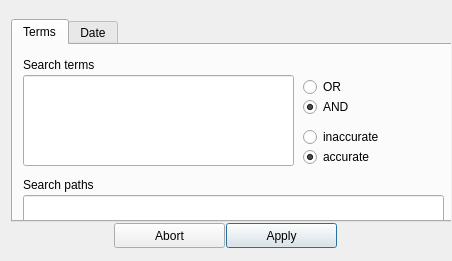
<?xml version="1.0" encoding="UTF-8"?>
<ui version="4.0">
 <class>kbvDBSearchClass</class>
 <widget class="QDialog" name="kbvDBSearchClass">
  <property name="windowModality">
   <enum>Qt::WindowModal</enum>
  </property>
  <property name="geometry">
   <rect>
    <x>0</x>
    <y>0</y>
    <width>452</width>
    <height>261</height>
   </rect>
  </property>
  <property name="sizePolicy">
   <sizepolicy hsizetype="Preferred" vsizetype="Preferred">
    <horstretch>0</horstretch>
    <verstretch>0</verstretch>
   </sizepolicy>
  </property>
  <property name="minimumSize">
   <size>
    <width>400</width>
    <height>200</height>
   </size>
  </property>
  <property name="windowTitle">
   <string notr="true"/>
  </property>
  <property name="toolTip">
   <string notr="true"/>
  </property>
  <property name="statusTip">
   <string notr="true"/>
  </property>
  <property name="whatsThis">
   <string notr="true"/>
  </property>
  <property name="accessibleName">
   <string notr="true"/>
  </property>
  <property name="accessibleDescription">
   <string notr="true"/>
  </property>
  <property name="windowFilePath">
   <string notr="true"/>
  </property>
  <property name="modal">
   <bool>false</bool>
  </property>
  <widget class="QWidget" name="verticalLayoutWidget">
   <property name="geometry">
    <rect>
     <x>0</x>
     <y>8</y>
     <width>451</width>
     <height>251</height>
    </rect>
   </property>
   <layout class="QVBoxLayout" name="verticalLayout">
    <property name="spacing">
     <number>1</number>
    </property>
    <item>
     <widget class="QTabWidget" name="searchTabs">
      <property name="sizePolicy">
       <sizepolicy hsizetype="MinimumExpanding" vsizetype="MinimumExpanding">
        <horstretch>0</horstretch>
        <verstretch>0</verstretch>
       </sizepolicy>
      </property>
      <property name="minimumSize">
       <size>
        <width>449</width>
        <height>201</height>
       </size>
      </property>
      <property name="toolTip">
       <string notr="true"/>
      </property>
      <property name="statusTip">
       <string notr="true"/>
      </property>
      <property name="whatsThis">
       <string notr="true"/>
      </property>
      <property name="accessibleName">
       <string notr="true"/>
      </property>
      <property name="accessibleDescription">
       <string notr="true"/>
      </property>
      <property name="currentIndex">
       <number>0</number>
      </property>
      <widget class="QWidget" name="tabKeyword">
       <attribute name="title">
        <string notr="true">Terms</string>
       </attribute>
       <widget class="QLineEdit" name="searchKeywords">
        <property name="geometry">
         <rect>
          <x>10</x>
          <y>30</y>
          <width>271</width>
          <height>91</height>
         </rect>
        </property>
        <property name="sizePolicy">
         <sizepolicy hsizetype="Expanding" vsizetype="Fixed">
          <horstretch>10</horstretch>
          <verstretch>0</verstretch>
         </sizepolicy>
        </property>
        <property name="minimumSize">
         <size>
          <width>150</width>
          <height>50</height>
         </size>
        </property>
        <property name="maximumSize">
         <size>
          <width>300</width>
          <height>100</height>
         </size>
        </property>
        <property name="toolTip">
         <string notr="true"/>
        </property>
        <property name="toolTipDuration">
         <number>-2</number>
        </property>
        <property name="statusTip">
         <string notr="true"/>
        </property>
        <property name="whatsThis">
         <string notr="true"/>
        </property>
        <property name="accessibleName">
         <string notr="true"/>
        </property>
        <property name="accessibleDescription">
         <string notr="true"/>
        </property>
        <property name="inputMask">
         <string notr="true"/>
        </property>
        <property name="text">
         <string notr="true"/>
        </property>
        <property name="alignment">
         <set>Qt::AlignLeading|Qt::AlignLeft|Qt::AlignTop</set>
        </property>
        <property name="placeholderText">
         <string notr="true"/>
        </property>
       </widget>
       <widget class="QLabel" name="lblKeywords">
        <property name="geometry">
         <rect>
          <x>10</x>
          <y>10</y>
          <width>200</width>
          <height>19</height>
         </rect>
        </property>
        <property name="maximumSize">
         <size>
          <width>200</width>
          <height>25</height>
         </size>
        </property>
        <property name="toolTip">
         <string notr="true"/>
        </property>
        <property name="statusTip">
         <string notr="true"/>
        </property>
        <property name="whatsThis">
         <string notr="true"/>
        </property>
        <property name="accessibleName">
         <string notr="true"/>
        </property>
        <property name="accessibleDescription">
         <string notr="true"/>
        </property>
        <property name="text">
         <string notr="true">Search terms</string>
        </property>
       </widget>
       <widget class="QRadioButton" name="buttonAND">
        <property name="geometry">
         <rect>
          <x>290</x>
          <y>50</y>
          <width>121</width>
          <height>24</height>
         </rect>
        </property>
        <property name="toolTip">
         <string notr="true"/>
        </property>
        <property name="statusTip">
         <string notr="true"/>
        </property>
        <property name="whatsThis">
         <string notr="true"/>
        </property>
        <property name="accessibleName">
         <string notr="true"/>
        </property>
        <property name="accessibleDescription">
         <string notr="true"/>
        </property>
        <property name="text">
         <string notr="true">AND</string>
        </property>
        <property name="checked">
         <bool>true</bool>
        </property>
        <attribute name="buttonGroup">
         <string notr="true">keywordLogic</string>
        </attribute>
       </widget>
       <widget class="QRadioButton" name="buttonOR">
        <property name="geometry">
         <rect>
          <x>290</x>
          <y>30</y>
          <width>121</width>
          <height>24</height>
         </rect>
        </property>
        <property name="toolTip">
         <string notr="true"/>
        </property>
        <property name="statusTip">
         <string notr="true"/>
        </property>
        <property name="whatsThis">
         <string notr="true"/>
        </property>
        <property name="accessibleName">
         <string notr="true"/>
        </property>
        <property name="accessibleDescription">
         <string notr="true"/>
        </property>
        <property name="text">
         <string notr="true">OR</string>
        </property>
        <property name="checked">
         <bool>false</bool>
        </property>
        <attribute name="buttonGroup">
         <string notr="true">keywordLogic</string>
        </attribute>
       </widget>
       <widget class="QRadioButton" name="buttonAccurate">
        <property name="enabled">
         <bool>true</bool>
        </property>
        <property name="geometry">
         <rect>
          <x>290</x>
          <y>100</y>
          <width>131</width>
          <height>24</height>
         </rect>
        </property>
        <property name="toolTip">
         <string notr="true"/>
        </property>
        <property name="statusTip">
         <string notr="true"/>
        </property>
        <property name="whatsThis">
         <string notr="true"/>
        </property>
        <property name="accessibleName">
         <string notr="true"/>
        </property>
        <property name="accessibleDescription">
         <string notr="true"/>
        </property>
        <property name="text">
         <string notr="true">accurate</string>
        </property>
        <property name="checked">
         <bool>true</bool>
        </property>
       </widget>
       <widget class="QRadioButton" name="buttonInaccurate">
        <property name="enabled">
         <bool>true</bool>
        </property>
        <property name="geometry">
         <rect>
          <x>290</x>
          <y>80</y>
          <width>131</width>
          <height>24</height>
         </rect>
        </property>
        <property name="toolTip">
         <string notr="true"/>
        </property>
        <property name="statusTip">
         <string notr="true"/>
        </property>
        <property name="whatsThis">
         <string notr="true"/>
        </property>
        <property name="accessibleName">
         <string notr="true"/>
        </property>
        <property name="accessibleDescription">
         <string notr="true"/>
        </property>
        <property name="text">
         <string notr="true">inaccurate</string>
        </property>
        <property name="checked">
         <bool>false</bool>
        </property>
       </widget>
       <widget class="QLabel" name="lblPaths">
        <property name="geometry">
         <rect>
          <x>10</x>
          <y>130</y>
          <width>200</width>
          <height>19</height>
         </rect>
        </property>
        <property name="maximumSize">
         <size>
          <width>200</width>
          <height>25</height>
         </size>
        </property>
        <property name="toolTip">
         <string notr="true"/>
        </property>
        <property name="statusTip">
         <string notr="true"/>
        </property>
        <property name="whatsThis">
         <string notr="true"/>
        </property>
        <property name="accessibleName">
         <string notr="true"/>
        </property>
        <property name="accessibleDescription">
         <string notr="true"/>
        </property>
        <property name="text">
         <string notr="true">Search paths</string>
        </property>
       </widget>
       <widget class="QLineEdit" name="searchPaths">
        <property name="geometry">
         <rect>
          <x>10</x>
          <y>150</y>
          <width>421</width>
          <height>31</height>
         </rect>
        </property>
        <property name="sizePolicy">
         <sizepolicy hsizetype="Expanding" vsizetype="Fixed">
          <horstretch>10</horstretch>
          <verstretch>0</verstretch>
         </sizepolicy>
        </property>
        <property name="minimumSize">
         <size>
          <width>270</width>
          <height>30</height>
         </size>
        </property>
        <property name="maximumSize">
         <size>
          <width>430</width>
          <height>100</height>
         </size>
        </property>
        <property name="toolTip">
         <string notr="true"/>
        </property>
        <property name="statusTip">
         <string notr="true"/>
        </property>
        <property name="whatsThis">
         <string notr="true"/>
        </property>
        <property name="accessibleName">
         <string notr="true"/>
        </property>
        <property name="accessibleDescription">
         <string notr="true"/>
        </property>
        <property name="inputMask">
         <string notr="true"/>
        </property>
        <property name="text">
         <string notr="true"/>
        </property>
        <property name="alignment">
         <set>Qt::AlignLeading|Qt::AlignLeft|Qt::AlignVCenter</set>
        </property>
        <property name="placeholderText">
         <string notr="true"/>
        </property>
       </widget>
      </widget>
      <widget class="QWidget" name="tabDate">
       <attribute name="title">
        <string notr="true">Date</string>
       </attribute>
       <widget class="QLabel" name="lblDateFrom">
        <property name="geometry">
         <rect>
          <x>10</x>
          <y>120</y>
          <width>181</width>
          <height>20</height>
         </rect>
        </property>
        <property name="maximumSize">
         <size>
          <width>200</width>
          <height>25</height>
         </size>
        </property>
        <property name="toolTip">
         <string notr="true" extracomment="Separate by comma"/>
        </property>
        <property name="statusTip">
         <string notr="true"/>
        </property>
        <property name="whatsThis">
         <string notr="true"/>
        </property>
        <property name="accessibleName">
         <string notr="true"/>
        </property>
        <property name="accessibleDescription">
         <string notr="true"/>
        </property>
        <property name="text">
         <string notr="true">From </string>
        </property>
       </widget>
       <widget class="QDateEdit" name="dateFrom">
        <property name="enabled">
         <bool>false</bool>
        </property>
        <property name="geometry">
         <rect>
          <x>10</x>
          <y>140</y>
          <width>181</width>
          <height>29</height>
         </rect>
        </property>
        <property name="toolTip">
         <string notr="true"/>
        </property>
        <property name="statusTip">
         <string notr="true"/>
        </property>
        <property name="whatsThis">
         <string notr="true"/>
        </property>
        <property name="accessibleName">
         <string notr="true"/>
        </property>
        <property name="accessibleDescription">
         <string notr="true"/>
        </property>
        <property name="minimumDateTime">
         <datetime>
          <hour>0</hour>
          <minute>0</minute>
          <second>0</second>
          <year>1752</year>
          <month>9</month>
          <day>14</day>
         </datetime>
        </property>
        <property name="maximumDate">
         <date>
          <year>2999</year>
          <month>12</month>
          <day>31</day>
         </date>
        </property>
        <property name="minimumDate">
         <date>
          <year>1752</year>
          <month>9</month>
          <day>14</day>
         </date>
        </property>
        <property name="displayFormat">
         <string notr="true">yyyy-MM-dd</string>
        </property>
        <property name="calendarPopup">
         <bool>true</bool>
        </property>
        <property name="date">
         <date>
          <year>2099</year>
          <month>1</month>
          <day>1</day>
         </date>
        </property>
       </widget>
       <widget class="QLabel" name="lblDateTo">
        <property name="geometry">
         <rect>
          <x>230</x>
          <y>120</y>
          <width>181</width>
          <height>20</height>
         </rect>
        </property>
        <property name="maximumSize">
         <size>
          <width>200</width>
          <height>25</height>
         </size>
        </property>
        <property name="toolTip">
         <string notr="true" extracomment="Separate by comma"/>
        </property>
        <property name="statusTip">
         <string notr="true"/>
        </property>
        <property name="whatsThis">
         <string notr="true"/>
        </property>
        <property name="accessibleName">
         <string notr="true"/>
        </property>
        <property name="accessibleDescription">
         <string notr="true"/>
        </property>
        <property name="text">
         <string notr="true">To</string>
        </property>
       </widget>
       <widget class="QDateEdit" name="dateUntil">
        <property name="enabled">
         <bool>false</bool>
        </property>
        <property name="geometry">
         <rect>
          <x>230</x>
          <y>140</y>
          <width>181</width>
          <height>29</height>
         </rect>
        </property>
        <property name="toolTip">
         <string notr="true"/>
        </property>
        <property name="statusTip">
         <string notr="true"/>
        </property>
        <property name="whatsThis">
         <string notr="true"/>
        </property>
        <property name="accessibleName">
         <string notr="true"/>
        </property>
        <property name="accessibleDescription">
         <string notr="true"/>
        </property>
        <property name="maximumDate">
         <date>
          <year>2999</year>
          <month>12</month>
          <day>31</day>
         </date>
        </property>
        <property name="minimumDate">
         <date>
          <year>1752</year>
          <month>9</month>
          <day>14</day>
         </date>
        </property>
        <property name="displayFormat">
         <string notr="true">yyyy-MM-dd</string>
        </property>
        <property name="calendarPopup">
         <bool>true</bool>
        </property>
        <property name="date">
         <date>
          <year>2099</year>
          <month>1</month>
          <day>1</day>
         </date>
        </property>
       </widget>
       <widget class="QLabel" name="lblDateInfo">
        <property name="geometry">
         <rect>
          <x>10</x>
          <y>10</y>
          <width>405</width>
          <height>51</height>
         </rect>
        </property>
        <property name="maximumSize">
         <size>
          <width>405</width>
          <height>100</height>
         </size>
        </property>
        <property name="font">
         <font>
          <pointsize>9</pointsize>
         </font>
        </property>
        <property name="toolTip">
         <string notr="true"/>
        </property>
        <property name="statusTip">
         <string notr="true"/>
        </property>
        <property name="whatsThis">
         <string notr="true"/>
        </property>
        <property name="accessibleName">
         <string notr="true"/>
        </property>
        <property name="accessibleDescription">
         <string notr="true"/>
        </property>
        <property name="frameShape">
         <enum>QFrame::Box</enum>
        </property>
        <property name="frameShadow">
         <enum>QFrame::Raised</enum>
        </property>
        <property name="text">
         <string notr="true">Search between two dates. FROM must be equal to / earlier than TO. Format: Year-Month-Day</string>
        </property>
        <property name="wordWrap">
         <bool>true</bool>
        </property>
       </widget>
       <widget class="QCheckBox" name="checkDateSearch">
        <property name="geometry">
         <rect>
          <x>20</x>
          <y>80</y>
          <width>391</width>
          <height>24</height>
         </rect>
        </property>
        <property name="toolTip">
         <string notr="true"/>
        </property>
        <property name="statusTip">
         <string notr="true"/>
        </property>
        <property name="whatsThis">
         <string notr="true"/>
        </property>
        <property name="accessibleName">
         <string notr="true"/>
        </property>
        <property name="accessibleDescription">
         <string notr="true"/>
        </property>
        <property name="text">
         <string notr="true">Enable date search</string>
        </property>
       </widget>
      </widget>
     </widget>
    </item>
    <item>
     <layout class="QHBoxLayout" name="horizontalLayout">
      <property name="spacing">
       <number>1</number>
      </property>
      <property name="leftMargin">
       <number>1</number>
      </property>
      <property name="rightMargin">
       <number>1</number>
      </property>
      <item>
       <spacer name="horizontalSpacer">
        <property name="orientation">
         <enum>Qt::Horizontal</enum>
        </property>
        <property name="sizeHint" stdset="0">
         <size>
          <width>40</width>
          <height>20</height>
         </size>
        </property>
       </spacer>
      </item>
      <item>
       <widget class="QPushButton" name="pushButtonAbort">
        <property name="sizePolicy">
         <sizepolicy hsizetype="MinimumExpanding" vsizetype="Fixed">
          <horstretch>0</horstretch>
          <verstretch>0</verstretch>
         </sizepolicy>
        </property>
        <property name="minimumSize">
         <size>
          <width>111</width>
          <height>25</height>
         </size>
        </property>
        <property name="text">
         <string notr="true">Abort</string>
        </property>
        <property name="autoDefault">
         <bool>false</bool>
        </property>
       </widget>
      </item>
      <item>
       <widget class="QPushButton" name="pushButtonApply">
        <property name="sizePolicy">
         <sizepolicy hsizetype="MinimumExpanding" vsizetype="Fixed">
          <horstretch>0</horstretch>
          <verstretch>0</verstretch>
         </sizepolicy>
        </property>
        <property name="minimumSize">
         <size>
          <width>111</width>
          <height>25</height>
         </size>
        </property>
        <property name="text">
         <string notr="true">Apply</string>
        </property>
       </widget>
      </item>
      <item>
       <spacer name="horizontalSpacer_2">
        <property name="orientation">
         <enum>Qt::Horizontal</enum>
        </property>
        <property name="sizeHint" stdset="0">
         <size>
          <width>40</width>
          <height>20</height>
         </size>
        </property>
       </spacer>
      </item>
     </layout>
    </item>
   </layout>
  </widget>
 </widget>
 <layoutdefault spacing="6" margin="11"/>
 <tabstops>
  <tabstop>searchKeywords</tabstop>
  <tabstop>buttonOR</tabstop>
  <tabstop>buttonAND</tabstop>
  <tabstop>buttonInaccurate</tabstop>
  <tabstop>buttonAccurate</tabstop>
  <tabstop>searchPaths</tabstop>
  <tabstop>searchTabs</tabstop>
  <tabstop>checkDateSearch</tabstop>
  <tabstop>dateFrom</tabstop>
  <tabstop>dateUntil</tabstop>
  <tabstop>pushButtonAbort</tabstop>
  <tabstop>pushButtonApply</tabstop>
 </tabstops>
 <resources/>
 <connections/>
 <buttongroups>
  <buttongroup name="keywordLogic"/>
 </buttongroups>
</ui>
